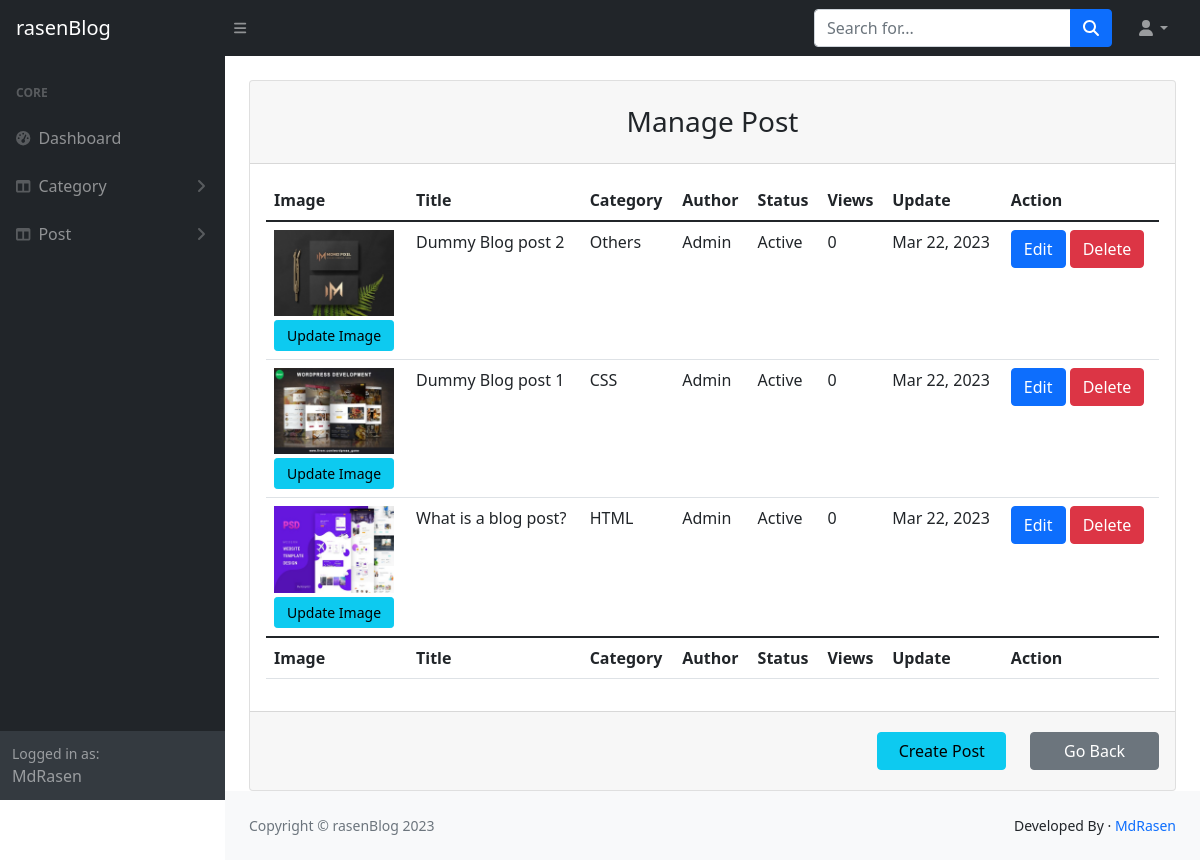
The page /rasenBlog_php-project/admin/manage_post.php (signed in) on the database its author committed.
### tables this page shows
CREATE TABLE `posts` (
  `id` int NOT NULL,
  `post_title` varchar(200) NOT NULL,
  `post_slug` varchar(200) NOT NULL,
  `post_img` varchar(200) NOT NULL,
  `cate_id` int NOT NULL,
  `post_desc` longtext NOT NULL,
  `post_tags` varchar(200) NOT NULL,
  `post_author` varchar(200) NOT NULL,
  `post_status` varchar(100) NOT NULL,
  `post_total_views` int DEFAULT '0',
  `updated_at` date DEFAULT NULL
);

CREATE TABLE `categories` (
  `id` int NOT NULL,
  `cate_name` varchar(100) NOT NULL,
  `cate_slug` varchar(100) NOT NULL,
  `cate_desc` text NOT NULL,
  `cate_sort` int NOT NULL,
  `cate_status` varchar(100) NOT NULL
);

### rasenBlog_php-project/admin/manage_post.php (called while the page is built, shortened)
<?Php
include("template.php");

### rasenBlog_php-project/admin/class/function.php (called while the page is built, shortened)
<?php
class adminBlog
{
    private $conn;
    public function __construct()
    {
        $dbhost = "localhost";
        $dbuser = "root";
        $dbpass = "";
        $dbname = "rasen_blog";
        $this->conn = mysqli_connect($dbhost, $dbuser, $dbpass, $dbname);
    }
    public function post_view()
    {
        $query = "SELECT posts.id, posts.post_img, posts.post_title, posts.cate_id, posts.post_author, posts.post_status, posts.post_total_views, posts.updated_at , categories.cate_name FROM posts INNER JOIN categories ON posts.cate_id=categories.id ORDER BY posts.id DESC";
        if (mysqli_query($this->conn, $query)) {
            $posts = mysqli_query($this->conn, $query);
            return $posts;
        } else {
            header("location:add_post.php?msg=failed");
        }
    }
}

### rasenBlog_php-project/admin/views/manage_post_view.php (the view, shortened to what this page needs)
<?php
$result = $obj->post_view();
?>
<div class="row justify-content-center">
    <div class="col-lg-12">
        <div class="card mt-4">
            <div class="card-header">
                <h3 class="text-center font-weight-light my-3">Manage Post</h3>
            </div>
            <div class="card-body">
                <div class="table-responsive-md">
                    <table id="datatablesSimple" class="table table-hover">
                        <thead>
                            <tr>
                                <th>Image</th>
                                <th>Title</th>
                                <th>Category</th>
                                <th>Author</th>
                                <th>Status</th>
                                <th>Views</th>
                                <th>Update</th>
                                <th>Action</th>
                            </tr>
                        </thead>
                        <tfoot>
                            <tr>
                                <th>Image</th>
                                <th>Title</th>
                                <th>Category</th>
                                <th>Author</th>
                                <th>Status</th>
                                <th>Views</th>
                                <th>Update</th>
                                <th>Action</th>
                            </tr>
                        </tfoot>
                        <tbody>
                            <?php
                            while ($item = mysqli_fetch_assoc($result)) {
                            ?>
                                <tr>
                                    <td>
                                        <?php
                                        if ($item['post_img']) {
                                        ?>
                                            <img src="<?php echo "post_images/" . $item['post_img'] ?>" style="width: 120px;">
                                        <?Php
                                        } else {
                                        ?>
                                            <img src="assets/No Image.jpg" alt="post image" style="width: 120px;">
                                        <?php
                                        }
                                        ?>
                                        <br>
                                        <a href="edit_post_image.php?status=edit_image&&id=<?= $item['id'] ?>" class="btn btn-sm btn-info mt-1" style="width: 120px;">Update Image</a>
                                    </td>
                                    <td><?= $item['post_title'] ?></td>
                                    <td><?= $item['cate_name'] ?></td>
                                    <td><?= $item['post_author'] ?></td>
                                    <td><?= $item['post_status'] ?></td>
                                    <td><?= $item['post_total_views'] ?></td>
                                    <td><?= date("M d, Y", strtotime($item['updated_at'])) ?></td>
                                    <td>
                                        <a href="edit_post.php?status=edit&&id=<?= $item['id'] ?>" class="btn btn-primary">Edit</a>
                                        <a href="?status=delete&&id=<?= $item['id'] ?>" class="btn btn-danger">Delete</a>
                                    </td>
                                </tr>
                            <?php
                            }
                            ?>
                        </tbody>
                    </table>
                </div>
            </div>
            <div class="card-footer text-center py-3">
                <div class="row">
                    <div class="col-sm-8">
                    </div>
                    <div class="col-sm-2 d-grid py-1">
                        <a href="add_post.php" class="btn btn-info">Create Post</a>
                    </div>
                    <div class="col-sm-2 d-grid py-1">
                        <a href="dashboard.php" class="btn btn-secondary">Go Back</a>
                    </div>
                </div>
            </div>
        </div>
    </div>
</div>

### rows shown on the page
posts: post_img (picture), post_title "Dummy Blog post 2", categories.cate_name "Others", post_author "Admin", post_status "Active", post_total_views "0", updated_at "Mar 22, 2023"
posts: post_img (picture), post_title "Dummy Blog post 1", categories.cate_name "CSS", post_author "Admin", post_status "Active", post_total_views "0", updated_at "Mar 22, 2023"
posts: post_img (picture), post_title "What is a blog post?", categories.cate_name "HTML", post_author "Admin", post_status "Active", post_total_views "0", updated_at "Mar 22, 2023"

### other values the page prints
$_SESSION['adminName'] "MdRasen"
